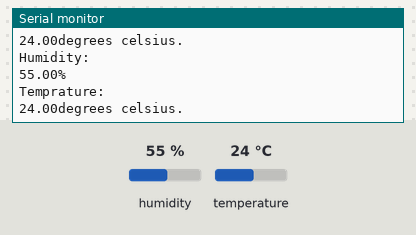
A sketch run on a simulated ESP8266 (NodeMCU). Parts: the last lines printed to the serial monitor. The inputs (shaded band) are chosen by the test bench; at power-on: humidity 55 %, temperature 24 °C. WiFi joins after 1.5 s; servers stay silent unless stated.

Above: at 3.0 s.
3.1 s: humidity set to 22 %
At 5.6 s:
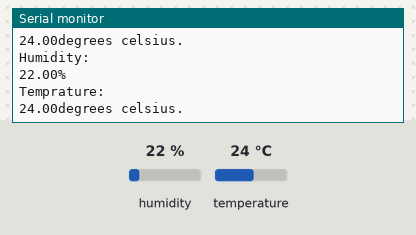
5.8 s: temperature set to 12 °C
At 6.4 s:
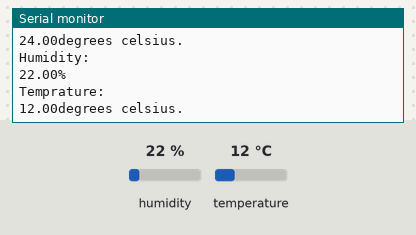
8.5 s: humidity set to 40 %
At 10.7 s:
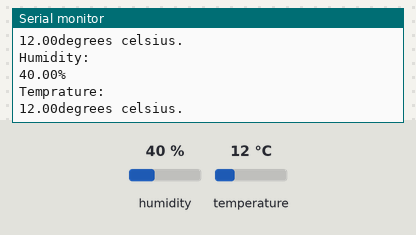
Timing chart, 0 to 12.2 s (numbered marks = the images above; inputs shaded):
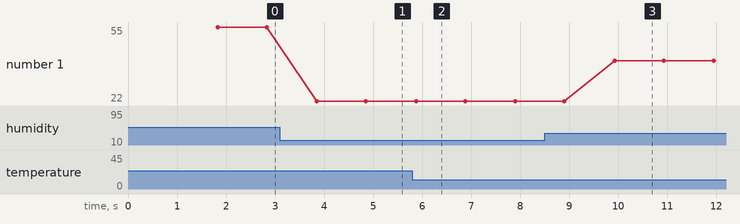

Measured:
- after the input at 3.1 s, the serial monitor: prints a new line after 0.75 s (image 1)
- after the input at 5.8 s, the serial monitor: prints a new line after 0.08 s (image 2)
- after the input at 8.5 s, the serial monitor: prints a new line after 1.4 s (image 3)
- plotted number 1: 55 → 22 after the input at 3.1 s, 22 → 40 after the input at 8.5 s

The sketch:

temprature_blynk.ino
```cpp
#define BLYNK_TEMPLATE_ID "TMPL3sgLV3pEM"
#define BLYNK_TEMPLATE_NAME "DHT IOT Sensor"
#define BLYNK_AUTH_TOKEN "m7dRuPdGiExxfXOyjYjq_xg59q6F0Pfd"

#include <DHT.h>
#include <BlynkSimpleEsp8266.h>

#define DHTPIN 4// data pin is connected to d2 on ESP
#define DHTTYPE DHT11// Name the sensor as an object


char auth[] = "m7dRuPdGiExxfXOyjYjq_xg59q6F0Pfd";
char ssid[] = "wifi";
char pass[] = "123456678";

DHT test(DHTPIN, DHTTYPE);

void setup() {
  // put your setup code here, to run once:
  Serial.begin(9600);
  Serial.println("DHT Test Successful!");
  Blynk.begin(auth,ssid,pass);
  Serial.println("Blynk Connected Successfully");
  test.begin();

}

void loop() {
  // put your main code here, to run repeatedly:
  float h = test.readHumidity();
  float t = test.readTemperature();
  float f = test.readTemperature(true);
  if (isnan(h) || isnan(t) || isnan(f))
  {
    Serial.println("Something is not working as intended.");
    return;
  }
  Serial.println("Humidity:");
  Serial.print(h);
  Serial.println("%");
  Serial.println("Temprature:");
  Serial.print(t);
  Serial.println("degrees celsius.");
  Blynk.virtualWrite(V0,t);
  Blynk.virtualWrite(V1,h);
  delay(1000);
}
```
